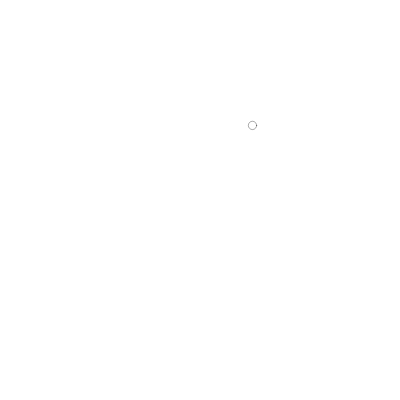
Frame 1 (no input)
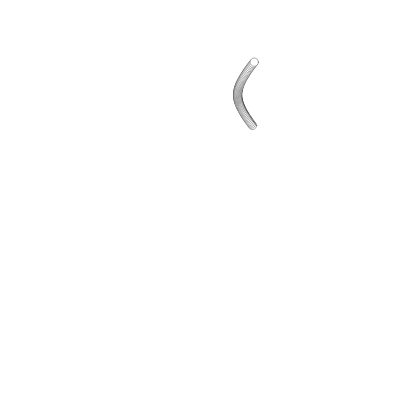
Frame 60 (no input)
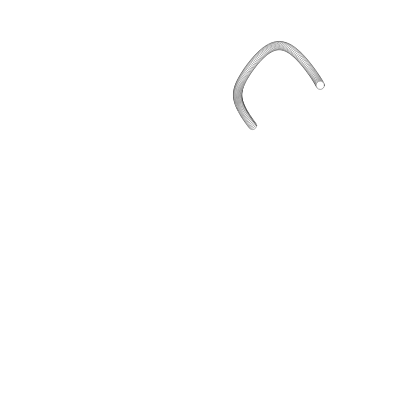
Frame 120 (the mouse pressed at the canvas centre since frame 60)

The p5.js sketch that drew these frames (run headless with seeded random() and noise() and a simulated clock; from frame 60 on, the mouse is pressed at the canvas centre):

// p5.js sketch
// ── sketch.js
var S = 15;
var x,y; // 位置
var a = 0.5; // 参数a,b
var b = 1.0;
var dt = 0.08; // dt

// 函数setup() ：准备阶段
function setup() {
	createCanvas(400,400);
	x = random(-0.5*S,0.5*S);
	y = random(-0.5*S,0.5*S);
}

// 函数draw()：作画阶段
function draw() {
	fill(255);// 填充白色

	// 运行微分方程
	var dx = sin(a*y)*dt;
	var dy = cos(b*x)*dt;
	x += dx;
	y += dy;

	drawParticleAtXY(); // 显示粒子
}

function drawParticleAtXY()
{
	push();
	translate(width/2,height/2);
	scale(width/24,height/24);
	strokeWeight(0.02);
	ellipse(x,y,0.5,0.5);
	pop();
}
